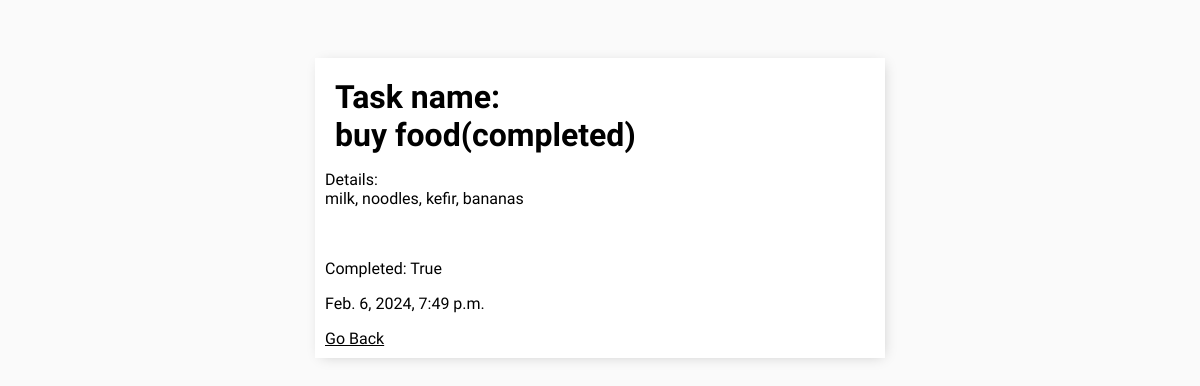
Page /task/2/ (signed in) on the earlier database version.
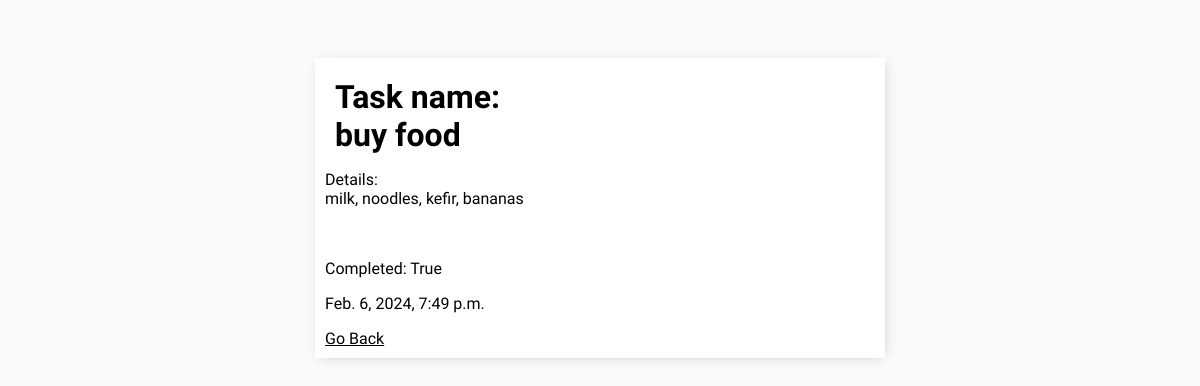
Same page on the later database version.
### todo/models.py (models this page shows, shortened)
class Task(models.Model):
    user = models.ForeignKey(User, on_delete=models.CASCADE, null=True, blank=True)
    title = models.CharField(max_length=200, null=True)
    description = models.TextField(null=True)
    complete = models.BooleanField(default=False)
    created = models.DateTimeField(auto_now_add=True)
    class Meta:
        ordering = ['complete']

### todo/views.py (the view)
# urls.py: path('task/<int:pk>/', TaskDetail.as_view(), name='task'),
class TaskDetail(LoginRequiredMixin, DetailView):
    model = Task
    context_object_name = 'task'

### todo/templates/todo/task_detail.html
{% extends 'base.html' %}
{% block content %}
<h1>Task name: <br> {{task.title}}</h1>
<p>Details: <br>{{task.description}}</p>
<br>
<p>Completed: {{task.complete}}</p>
<p>{{task.created}}</p>
<a href="{% url 'tasks' %}">Go Back</a>
{% endblock content %}

Differences in the rows shown:
changed Task "milk, noodles, kefir, bananas": title "buy food(completed)" → "buy food"
